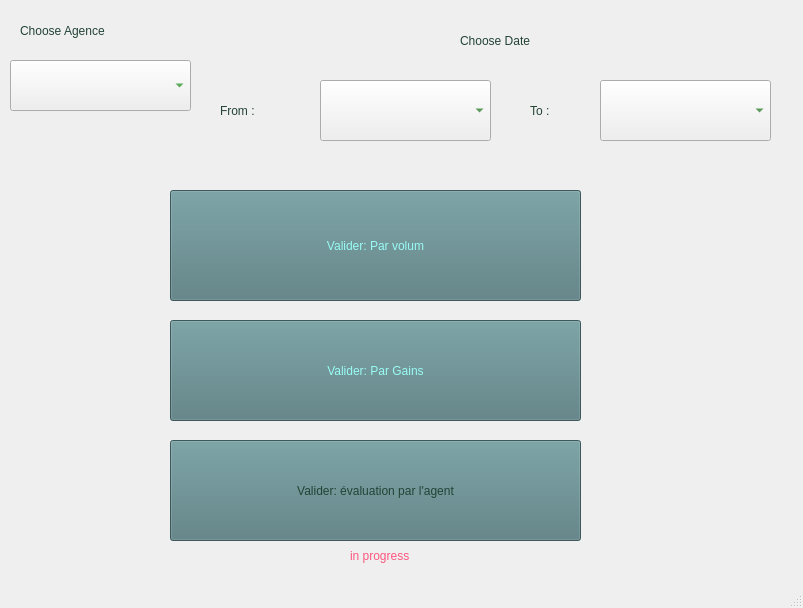
<?xml version="1.0" encoding="UTF-8"?>
<ui version="4.0">
 <class>MainWindow</class>
 <widget class="QMainWindow" name="MainWindow">
  <property name="geometry">
   <rect>
    <x>0</x>
    <y>0</y>
    <width>803</width>
    <height>608</height>
   </rect>
  </property>
  <property name="minimumSize">
   <size>
    <width>803</width>
    <height>598</height>
   </size>
  </property>
  <property name="maximumSize">
   <size>
    <width>803</width>
    <height>16777215</height>
   </size>
  </property>
  <property name="windowTitle">
   <string>MainWindow</string>
  </property>
  <widget class="QWidget" name="centralwidget">
   <widget class="QComboBox" name="comboBox">
    <property name="enabled">
     <bool>true</bool>
    </property>
    <property name="geometry">
     <rect>
      <x>10</x>
      <y>60</y>
      <width>181</width>
      <height>51</height>
     </rect>
    </property>
    <property name="styleSheet">
     <string notr="true">color:green;
font: 63 14pt &quot;Yu Gothic UI Semibold&quot;;</string>
    </property>
   </widget>
   <widget class="QComboBox" name="dateTo">
    <property name="geometry">
     <rect>
      <x>600</x>
      <y>80</y>
      <width>171</width>
      <height>61</height>
     </rect>
    </property>
    <property name="styleSheet">
     <string notr="true">color:darkgreen;
font: 63 14pt &quot;Yu Gothic UI Semibold&quot;;</string>
    </property>
   </widget>
   <widget class="QComboBox" name="dateFrom">
    <property name="geometry">
     <rect>
      <x>320</x>
      <y>80</y>
      <width>171</width>
      <height>61</height>
     </rect>
    </property>
    <property name="styleSheet">
     <string notr="true">color:darkgreen;
font: 63 14pt &quot;Yu Gothic UI Semibold&quot;;</string>
    </property>
   </widget>
   <widget class="QPushButton" name="validAgence">
    <property name="geometry">
     <rect>
      <x>170</x>
      <y>190</y>
      <width>411</width>
      <height>111</height>
     </rect>
    </property>
    <property name="styleSheet">
     <string notr="true">color:rgb(153, 251, 245);
background-color:rgb(84, 123, 127);
font: 28pt &quot;Niagara Engraved&quot;;</string>
    </property>
    <property name="text">
     <string>Valider: Par volum</string>
    </property>
   </widget>
   <widget class="QPushButton" name="validAgent">
    <property name="geometry">
     <rect>
      <x>170</x>
      <y>440</y>
      <width>411</width>
      <height>101</height>
     </rect>
    </property>
    <property name="styleSheet">
     <string notr="true">color:rgb(34, 67, 53);
background-color:rgb(84, 123, 127);
font: 20pt &quot;Niagara Engraved&quot;;

</string>
    </property>
    <property name="text">
     <string>Valider: évaluation par l'agent</string>
    </property>
   </widget>
   <widget class="QLabel" name="label">
    <property name="geometry">
     <rect>
      <x>20</x>
      <y>15</y>
      <width>181</width>
      <height>31</height>
     </rect>
    </property>
    <property name="styleSheet">
     <string notr="true">color:rgb(34, 67, 53);
font: 22pt &quot;Tw Cen MT Condensed Extra Bold&quot;;
</string>
    </property>
    <property name="text">
     <string>Choose Agence</string>
    </property>
   </widget>
   <widget class="QLabel" name="label_3">
    <property name="geometry">
     <rect>
      <x>530</x>
      <y>80</y>
      <width>61</width>
      <height>61</height>
     </rect>
    </property>
    <property name="styleSheet">
     <string notr="true">color:rgb(34, 67, 53);
font: 18pt &quot;MS Reference Sans Serif&quot;;

</string>
    </property>
    <property name="text">
     <string>To :</string>
    </property>
   </widget>
   <widget class="QLabel" name="label_4">
    <property name="geometry">
     <rect>
      <x>460</x>
      <y>20</y>
      <width>151</width>
      <height>41</height>
     </rect>
    </property>
    <property name="styleSheet">
     <string notr="true">color:rgb(34, 67, 53);
font: 22pt &quot;Tw Cen MT Condensed Extra Bold&quot;;</string>
    </property>
    <property name="text">
     <string>Choose Date</string>
    </property>
   </widget>
   <widget class="QLabel" name="label_2">
    <property name="geometry">
     <rect>
      <x>220</x>
      <y>80</y>
      <width>101</width>
      <height>61</height>
     </rect>
    </property>
    <property name="styleSheet">
     <string notr="true">color:rgb(34, 67, 53);
font: 18pt &quot;MS Reference Sans Serif&quot;;</string>
    </property>
    <property name="text">
     <string>From :</string>
    </property>
   </widget>
   <widget class="QPushButton" name="evalGains">
    <property name="geometry">
     <rect>
      <x>170</x>
      <y>320</y>
      <width>411</width>
      <height>101</height>
     </rect>
    </property>
    <property name="styleSheet">
     <string notr="true">color:rgb(153, 251, 245);
background-color:rgb(84, 123, 127);
font: 28pt &quot;Niagara Engraved&quot;;</string>
    </property>
    <property name="text">
     <string>Valider: Par Gains</string>
    </property>
   </widget>
   <widget class="QLabel" name="label_5">
    <property name="geometry">
     <rect>
      <x>350</x>
      <y>540</y>
      <width>131</width>
      <height>31</height>
     </rect>
    </property>
    <property name="styleSheet">
     <string notr="true">color:rgb(255, 85, 127);</string>
    </property>
    <property name="text">
     <string>in progress</string>
    </property>
   </widget>
  </widget>
  <widget class="QMenuBar" name="menubar">
   <property name="geometry">
    <rect>
     <x>0</x>
     <y>0</y>
     <width>803</width>
     <height>21</height>
    </rect>
   </property>
  </widget>
  <widget class="QStatusBar" name="statusbar"/>
 </widget>
 <resources/>
 <connections/>
</ui>
